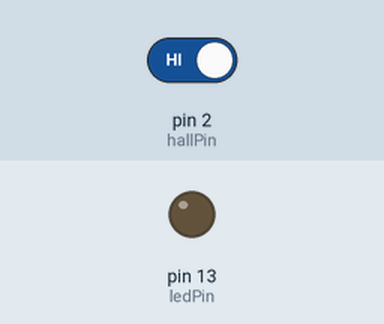
This sketch was run on a simulated Arduino Uno, built with avr-gcc and run on an emulated ATmega328P. Parts: output pins drawn as LEDs (lit = HIGH). The inputs (shaded band) are chosen by the test bench; at power-on: pin 2 (hallPin) HIGH.

Above: at 1.2 s.
1.3 s: pin 2 (hallPin) driven LOW
At 1.7 s:
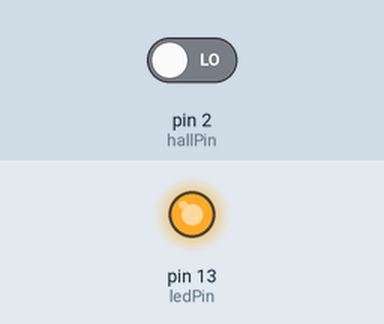
2.8 s: pin 2 (hallPin) driven HIGH
At 4.0 s:
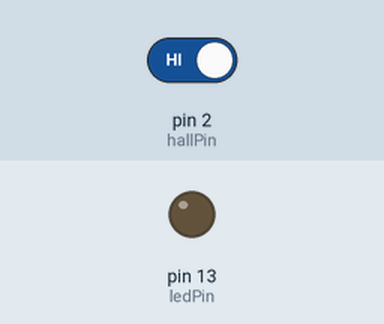
Timing chart, 0 to 5.8 s (numbered marks = the images above; inputs shaded):
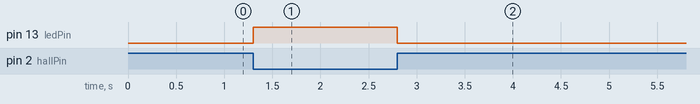

The sketch:

hallSensorTest-JM.ino
```cpp
const int hallPin = 2;
const int ledPin = 13;

int hallSwitchState = 0;
void setup() {
  pinMode(hallPin, INPUT);
  pinMode(ledPin, OUTPUT);

}

void loop() {
  hallSwitchState = digitalRead(hallPin);
  if(hallSwitchState == 0){
    digitalWrite(ledPin, HIGH);
  }else{
    digitalWrite(ledPin, LOW);
  }

}
```

Measured:
- after the input at 1.3 s, pin 13 (ledPin): LOW → HIGH at once
- after the input at 2.8 s, pin 13 (ledPin): HIGH → LOW at once
